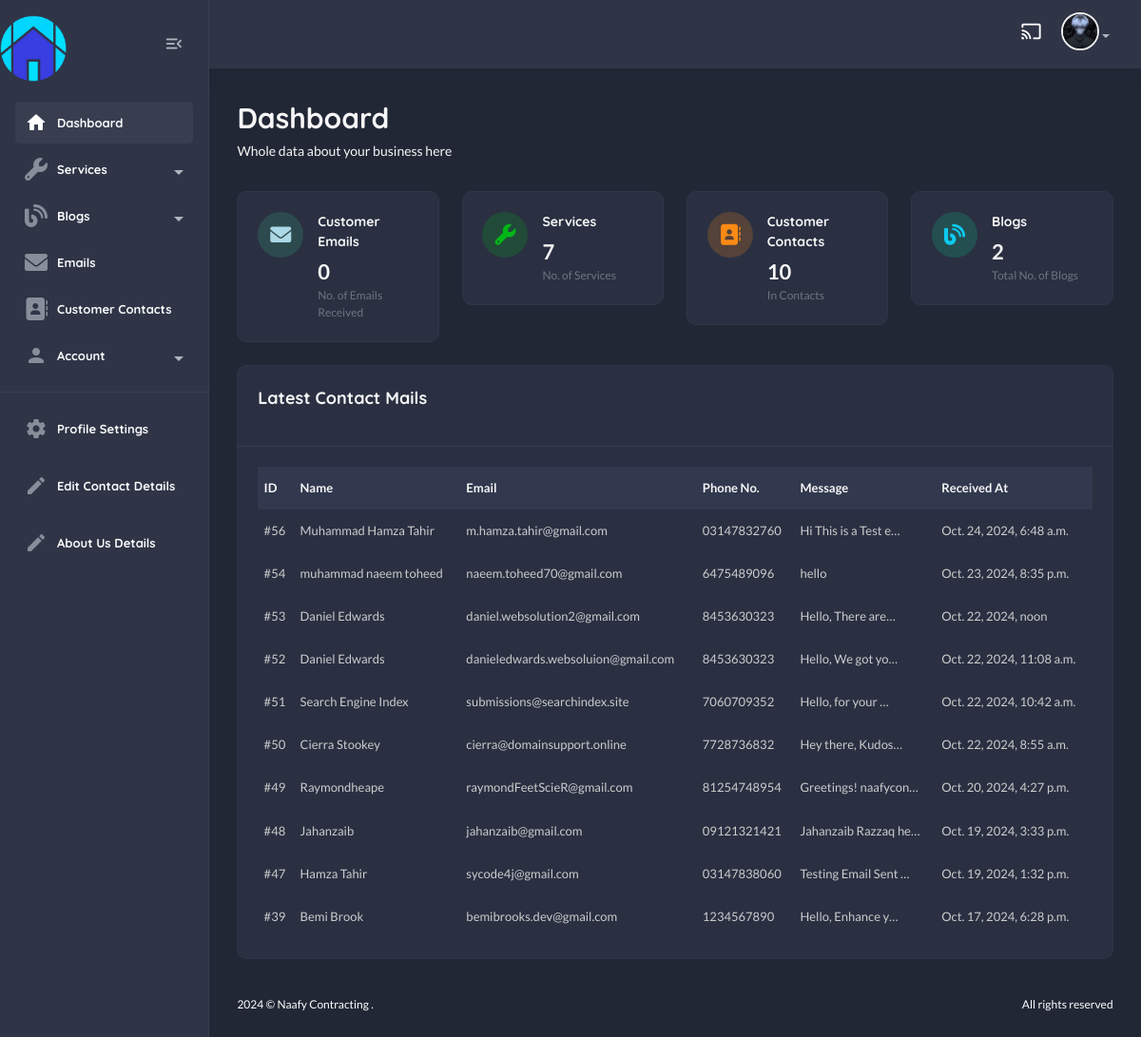
Before: /useradmin/ (signed in) with the older database file.
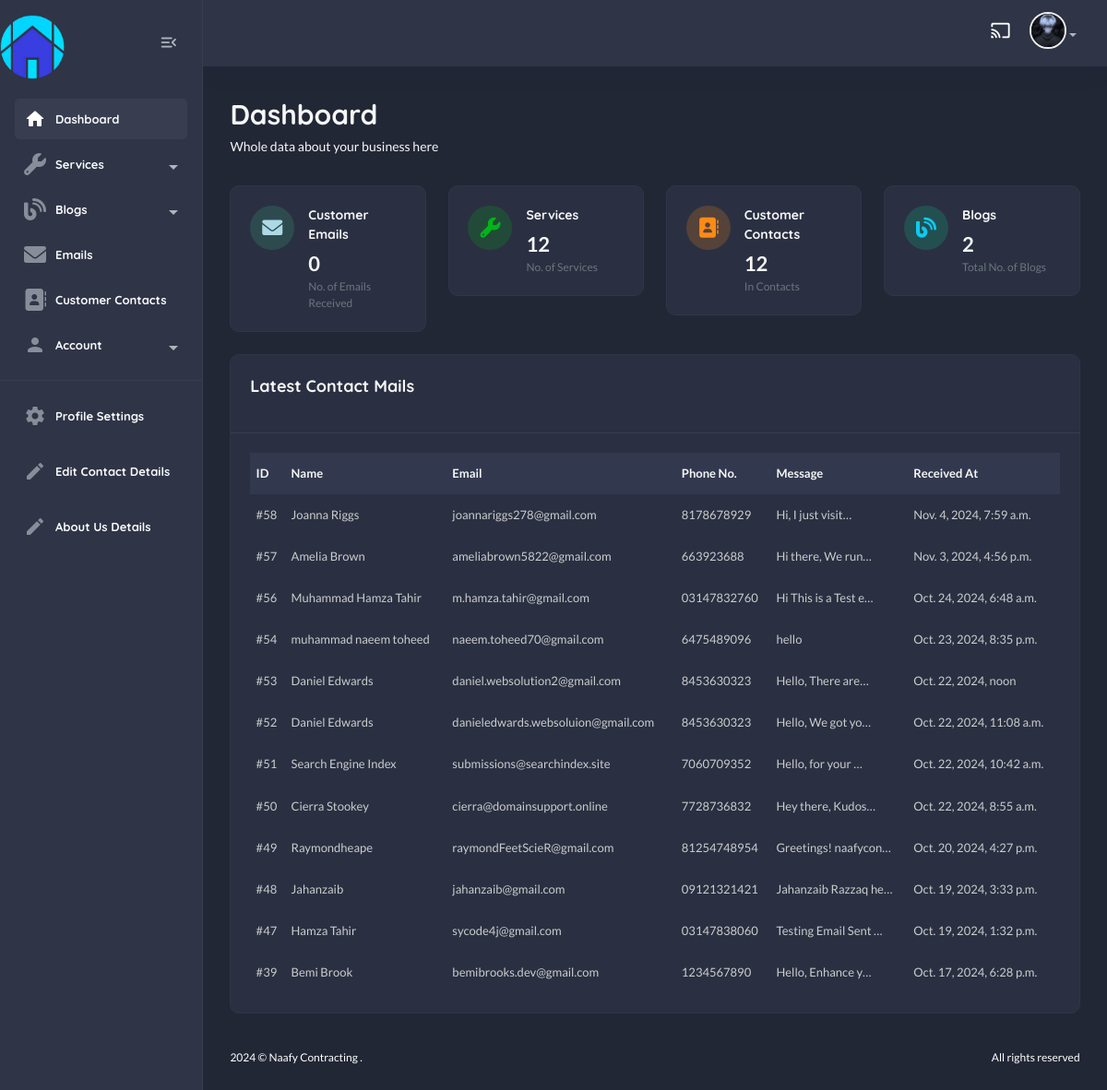
After: the same page with the newer database file.
### useradmin/models.py (models this page shows, shortened)
class Profile(models.Model):
    user = models.OneToOneField(User, on_delete=models.CASCADE)
    first_name = models.CharField(max_length=255, blank=True, null=True)
    last_name = models.CharField(max_length=255, blank=True, null=True)
    email = models.EmailField(max_length=255, blank=True, null=True)
    bio = models.TextField(default="This is My Bio!")
    address = models.CharField(max_length=255, blank=True, null=True)
    profile_image = models.ImageField(upload_to='profile_images/', blank=True, null=True)
    last_updated = models.DateTimeField(auto_now=True)

### contact/models.py (models this page shows, shortened)
class Contact(models.Model):
    name = models.CharField(max_length=100)
    email = models.EmailField(unique=True)
    phone_no = models.CharField(max_length=20, default="+123 456 7890")
    message = models.TextField()
    submitted_at = models.DateTimeField(auto_now_add=True)
    responded = models.BooleanField(default=False)

### useradmin/views.py (the view)
# urls.py: path("", views.dashboard_view, name="dashboard"),
@login_required
def dashboard_view(request):
    contacts = Contact.objects.all().order_by("-id")
    emails = Email.objects.all()
    services = Service.objects.all()
    blogs = Blog.objects.all()
    context = {
        "contacts" : contacts,
        "emails" : emails,
        "services" : services,
        "blogs" : blogs,
    }
    return render(request, "useradmin/dashboard.html", context)

### home/context_processors.py (called while the page is built)
def default(request):
    contact_details = ContactDetails.objects.first()
    return {
        "contact_details" : contact_details,
    }

### templates/useradmin/dashboard.html (shortened to what this page needs)
{% extends "useradmin/base.html" %}
    {% load static %}
        {% block content %}
            <section class="content-main">
                <div class="content-header">
                    <div>
                        <h2 class="content-title card-title">Dashboard</h2>
                        <p>Whole data about your business here</p>
                    </div>
                </div>
                <div class="row">
                    <div class="col-lg-3">
                        <div class="card card-body mb-4">
                            <article class="icontext">
                                <span class="icon icon-sm rounded-circle bg-primary-light"><i class="text-primary fas fa-envelope"></i></span>
                                <div class="text">
                                    <h6 class="mb-1 card-title">Customer Emails</h6>
                                    <span>{{emails.count}}</span>
                                    <span class="text-sm"> No. of Emails Received </span>
                                </div>
                            </article>
                        </div>
                    </div>
                    <div class="col-lg-3">
                        <div class="card card-body mb-4">
                            <article class="icontext">
                                <span class="icon icon-sm rounded-circle bg-success-light"><i class="text-success fas fa-wrench"></i></span>
                                <div class="text">
                                    <h6 class="mb-1 card-title">Services</h6>
                                    <span>{{services.count}}</span>
                                    <span class="text-sm"> No. of Services </span>
                                </div>
                            </article>
                        </div>
                    </div>
                    <div class="col-lg-3">
                        <div class="card card-body mb-4">
                            <article class="icontext">
                                <span class="icon icon-sm rounded-circle bg-warning-light"><i class="text-warning fas fa-address-book"></i></span>
                                <div class="text">
                                    <h6 class="mb-1 card-title">Customer Contacts</h6>
                                    <span>{{contacts.count}}</span>
                                    <span class="text-sm"> In {{categories.count}} Contacts </span>
                                </div>
                            </article>
                        </div>
                    </div>
                    <div class="col-lg-3">
                        <div class="card card-body mb-4">
                            <article class="icontext">
                                <span class="icon icon-sm rounded-circle bg-info-light"><i class="text-info fas fa-blog"></i></span>
                                <div class="text">
                                    <h6 class="mb-1 card-title">Blogs</h6>
                                    <span>{{blogs.count}}</span>
                                    <span class="text-sm"> Total No. of Blogs </span>
                                </div>
                            </article>
                        </div>
                    </div>
                </div>
                <div class="card mb-4">
                    <header class="card-header">
                        <h4 class="card-title">Latest Contact Mails</h4>
                    </header>
                    <div class="card-body">
                        <div class="table-responsive">
                            <div class="table-responsive">
                                <table class="table align-middle table-nowrap mb-0">
                                    <thead class="table-light">
                                        <tr>
                                            <th class="align-middle" scope="col">ID</th>
                                            <th class="align-middle" scope="col">Name</th>
                                            <th class="align-middle" scope="col">Email</th>
                                            <th class="align-middle" scope="col">Phone No.</th>
                                            <th class="align-middle" scope="col">Message</th>
                                            <th class="align-middle" scope="col">Received At</th>
                                        </tr>
                                    </thead>
                                    <tbody>
                                        {% for c in contacts %}
                                            <tr>
                                                <td><aclass="fw-bold">#{{c.id}}</aclass=></td>
                                                <td>{{c.name}}</td>
                                                <td>{{c.email}}</td>
                                                <td>{{c.phone_no}}</td>
                                                <td>{{c.message|truncatechars:20}}</td>
                                                <td>{{c.submitted_at}}</td>
                                            </tr>
                                        {% endfor %}
                                    </tbody>
                                </table>
                            </div>
                        </div>
                    </div>
                </div>
            </section>
        {% endblock content%}

### templates/useradmin/base.html (shortened to what this page needs)
{% load static %}
<!DOCTYPE html>
<html lang="en">
    <head>
        <link href="{% static 'assets1/css/main.css' %}" rel="stylesheet" type="text/css" />
        <link rel="stylesheet" href="https://use.fontawesome.com/releases/v5.15.4/css/all.css">
        <link rel="stylesheet" href="{% static 'css/custom.css' %}" type="text/css">
        <link rel="stylesheet" href="https://cdnjs.cloudflare.com/ajax/libs/font-awesome/6.0.0/css/all.min.css">
    </head>
    <body class="dark">
        <aside class="navbar-aside" id="offcanvas_aside">
            <div class="d-flex justify-content-center align-items-center">
                <a href="{% url 'home:home' %}" target="_blank" class="brand-wrap">
                    <img src="{% static 'img/logo.png' %}" class="logo mr-100 mt-3" width="70px" alt="Naafy Dashboard" />
                </a>
                <div class="mx-3">
                    <button class="btn btn-icon btn-aside-minimize">
                        <i class="text-muted material-icons md-menu_open"></i>
                    </button>
                </div>
            </div>
            <nav>
                <ul class="menu-aside">
                    <li class="menu-item {% url 'useradmin:dashboard' as dashboard_url %} {% if request.path == dashboard_url %}active{% endif %}">
                        <a class="menu-link" href="{% url 'useradmin:dashboard' %}">
                            <i class="icon material-icons md-home"></i>
                            <span class="text">Dashboard</span>
                        </a>
                    </li>
                    <li class="menu-item has-submenu">
                        <a class="menu-link" href="#">
                            <i class="icon fas fa-wrench"></i>
                            <span class="text">Services</span>
                        </a>
                    </li>
                    <li class="menu-item has-submenu">
                        <a class="menu-link" href="#">
                            <i class="icon fas fa-blog"></i>
                            <span class="text">Blogs</span>
                        </a>
                    </li>
                    <li class="menu-item {% url 'useradmin:email-list' as email_list_url %} {% if request.path == email_list_url %}active{% endif %}">
                        <a class="menu-link" href="{% url 'useradmin:email-list' %}">
                            <i class="icon fas fa-envelope"></i>
                            <span class="text">Emails</span>
                        </a>
                    </li>
                    <li class="menu-item {% url 'useradmin:contact-list' as contact_list_url %} {% if request.path == contact_list_url %}active{% endif %}">
                        <a class="menu-link" href="{% url 'useradmin:contact-list' %}">
                            <i class="icon fas fa-address-book"></i>
                            <span class="text">Customer Contacts</span>
                        </a>
                    </li>
                        <li class="menu-item has-submenu">
                            <a class="menu-link">
                                <i class="icon material-icons md-person"></i>
                                <span class="text">Account</span>
                            </a>
                </ul>
                <hr />
                <ul class="menu-aside">
                    <li class="menu-item">
                        <a class="menu-link" href="{% url "useradmin:profile" %}">
                            <i class="icon material-icons md-settings"></i>
                            <span class="text">Profile Settings</span>
                        </a>
                    </li>
                </ul>
                <ul class="menu-aside">
                    <li class="menu-item">
                        <a class="menu-link" href="{% url "useradmin:contact-details" %}">
                            <i class="icon material-icons md-edit"></i>
                            <span class="text">Edit Contact Details</span>
                        </a>
                    </li>
                </ul>
                <ul class="menu-aside">
                    <li class="menu-item">
                        <a class="menu-link" href="{% url "useradmin:about-us" %}">
                            <i class="icon material-icons md-edit"></i>
                            <span class="text">About Us Details</span>
                        </a>
                    </li>
                </ul>
                <br />
                <br />
            </nav>
        </aside>
        <main class="main-wrap">
            <header class="main-header navbar">
                <div class="col-nav ms-auto">
                    <ul class="nav ms-auto">
                        <li class="nav-item">
                            <a href="#" class="requestfullscreen nav-link btn-icon"><i class="material-icons md-cast"></i></a>
                        </li>
                        <li class="dropdown nav-item">
                            {% if request.user.profile.profile_image %}
                            <a class="dropdown-toggle" data-bs-toggle="dropdown" href="#" id="dropdownAccount" aria-expanded="false"> <img class="img-xs rounded-circle" src="{{request.user.profile.profile_image.url}}" alt="User" /></a>
                            {% endif %}
                        </li>
                    </ul>
                </div>
            </header>
            {% block content %}
            {% endblock content %}
            <footer class="main-footer font-xs">
                <div class="row pb-30 pt-15">
                    <div class="col-sm-6">
                        &copy; Naafy Contracting .
                    </div>
                    <div class="col-sm-6">
                        <div class="text-sm-end">All rights reserved</div>
                    </div>
                </div>
            </footer>
        </main>
    </body>
</html>

Changed rows visible on the page:
added Contact: id "58", name "Joanna Riggs", email "joannariggs278@gmail.com", phone_no "8178678929", message "Hi, I just visit…", submitted_at "Nov. 4, 2024, 7:59 a.m."
added Contact: id "57", name "Amelia Brown", email "ameliabrown5822@gmail.com", phone_no "663923688", message "Hi there, We run…", submitted_at "Nov. 3, 2024, 4:56 p.m."
Other visible differences:
{{ services.count }}: "7" → "12"
{{ contacts.count }}: "10" → "12"
